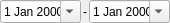
<?xml version="1.0" encoding="UTF-8"?>
<ui version="4.0">
 <class>DateRangeWidget</class>
 <widget class="QWidget" name="DateRangeWidget">
  <property name="geometry">
   <rect>
    <x>0</x>
    <y>0</y>
    <width>170</width>
    <height>20</height>
   </rect>
  </property>
  <property name="sizePolicy">
   <sizepolicy hsizetype="Fixed" vsizetype="Fixed">
    <horstretch>0</horstretch>
    <verstretch>0</verstretch>
   </sizepolicy>
  </property>
  <property name="windowTitle">
   <string/>
  </property>
  <layout class="QHBoxLayout" name="horizontalLayout">
   <property name="spacing">
    <number>0</number>
   </property>
   <property name="leftMargin">
    <number>0</number>
   </property>
   <property name="topMargin">
    <number>0</number>
   </property>
   <property name="rightMargin">
    <number>0</number>
   </property>
   <property name="bottomMargin">
    <number>0</number>
   </property>
   <item>
    <widget class="QDateEdit" name="dateEditFrom">
     <property name="frame">
      <bool>true</bool>
     </property>
     <property name="buttonSymbols">
      <enum>QAbstractSpinBox::NoButtons</enum>
     </property>
     <property name="calendarPopup">
      <bool>true</bool>
     </property>
    </widget>
   </item>
   <item>
    <widget class="QLabel" name="delimLabel">
     <property name="sizePolicy">
      <sizepolicy hsizetype="Fixed" vsizetype="Preferred">
       <horstretch>0</horstretch>
       <verstretch>0</verstretch>
      </sizepolicy>
     </property>
     <property name="minimumSize">
      <size>
       <width>8</width>
       <height>0</height>
      </size>
     </property>
     <property name="maximumSize">
      <size>
       <width>8</width>
       <height>16777215</height>
      </size>
     </property>
     <property name="text">
      <string notr="true">-</string>
     </property>
     <property name="alignment">
      <set>Qt::AlignCenter</set>
     </property>
    </widget>
   </item>
   <item>
    <widget class="QDateEdit" name="dateEditTo">
     <property name="wrapping">
      <bool>false</bool>
     </property>
     <property name="buttonSymbols">
      <enum>QAbstractSpinBox::NoButtons</enum>
     </property>
     <property name="calendarPopup">
      <bool>true</bool>
     </property>
    </widget>
   </item>
  </layout>
 </widget>
 <resources/>
 <connections/>
</ui>
